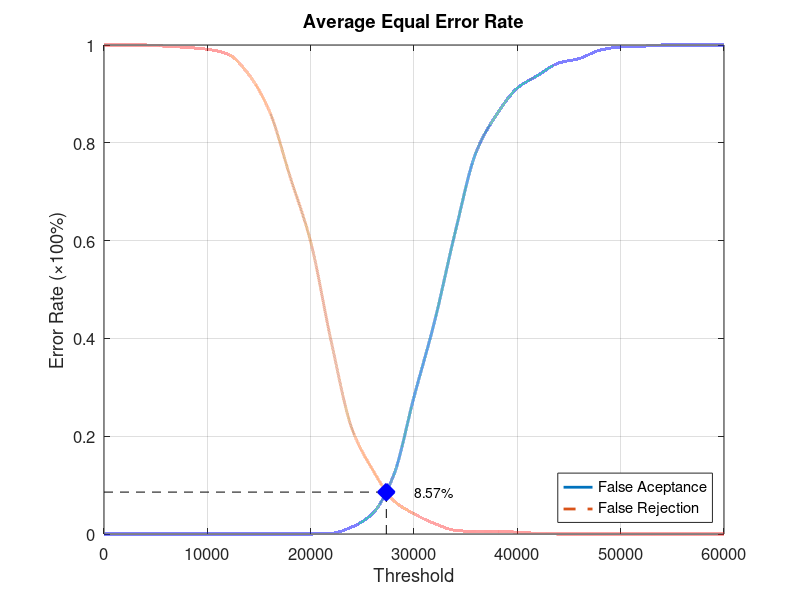
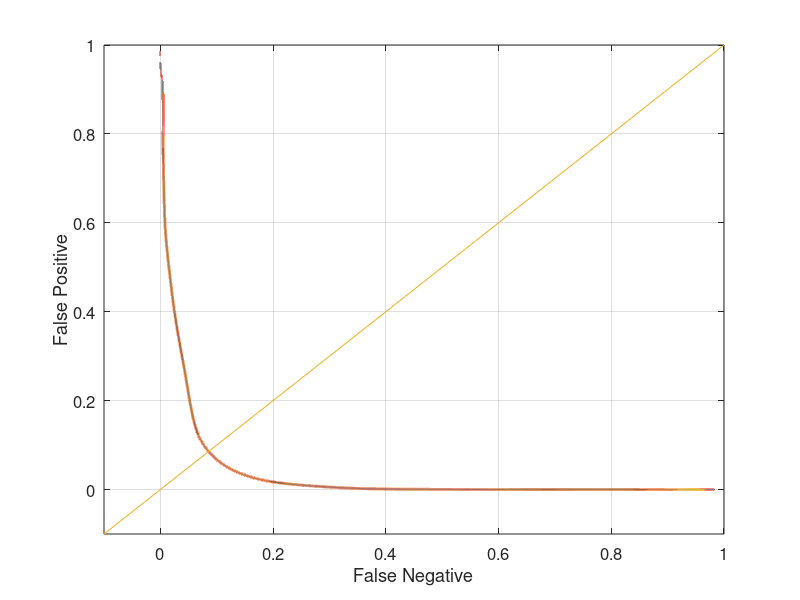

Write the MATLAB code that produced these figures, in order.
function yEER = Experiment3Average
close all;
clear;
clc;
x = 0:2000:60000;
xq = 0:0.5:60000;

y0 = [0 0 0 0 0 0 0 0 0 0 0 0.00131579 0.0144737 0.0421053 0.118421 0.280263 0.435526 0.618421 0.780263 0.857895 0.911842 0.938158 0.963158 0.972368 0.989474 0.996053 0.997368 1 1 1 1];
yy0 = interp1(x, y0, xq, 'pchip');
y1 = [1 1 1 0.9975 0.995 0.99125 0.98125 0.94 0.865 0.73125 0.5975 0.3925 0.215 0.13125 0.06875 0.04125 0.02125 0.0075 0.005 0.005 0.00375 0.00125 0 0 0 0 0 0 0 0 0];
yy1 = interp1(x, y1, xq, 'pchip');

% Calculating EER: 
y2 = abs(y0 - y1);
find(y2 == min(y2))
yy2 = abs(yy0 - yy1);
xEER = find(yy2 == min(yy2));
xEERIndex = xq(xEER) % X-axis EER
yEER = yy0(xEER) % Y-axis EER

main = figure
plot(xq, yy0,'-','LineWidth', 2);	hold on
plot(xq, yy1,'--','LineWidth', 2);	hold on
plot([xEERIndex xEERIndex], [0 yEER], 'k--');	hold on
plot([0 xEERIndex], [yEER yEER], 'k--');	hold on
plot(xEERIndex, yEER, 'bx', 'LineWidth', 10);	hold on
text(xEERIndex + 10 * xEERIndex / 100, yEER, [num2str(round((10000 * yEER)) / 100) '%'])
legend('False Aceptance', 'False Rejection', 'Location', 'SouthEast')
xlabel('Threshold')
ylabel('Error Rate (\times100%)')
title('Average Equal Error Rate')
set(gca, 'FontSize', 12)
axis([0 60000 0 1])
grid on

print(main, 'Experiment3AverageMain', '-dpng');
FNRxFPR = figure('Color', [1 1 1]);
plot(yy1, yy0, '-', yy1, yy0, 'LineWidth', 2);
hold on
y = -0.1:0.1:1
plot(y, y); 
set(gca, 'FontSize', 12)
xlabel('False Negative')
ylabel('False Positive')
axis([-0.1 1 -0.1 1])
set(gca, 'FontSize', 12)
grid on

print(FNRxFPR, 'Experiment3AverageFNRxFPR','-dpng');
end
